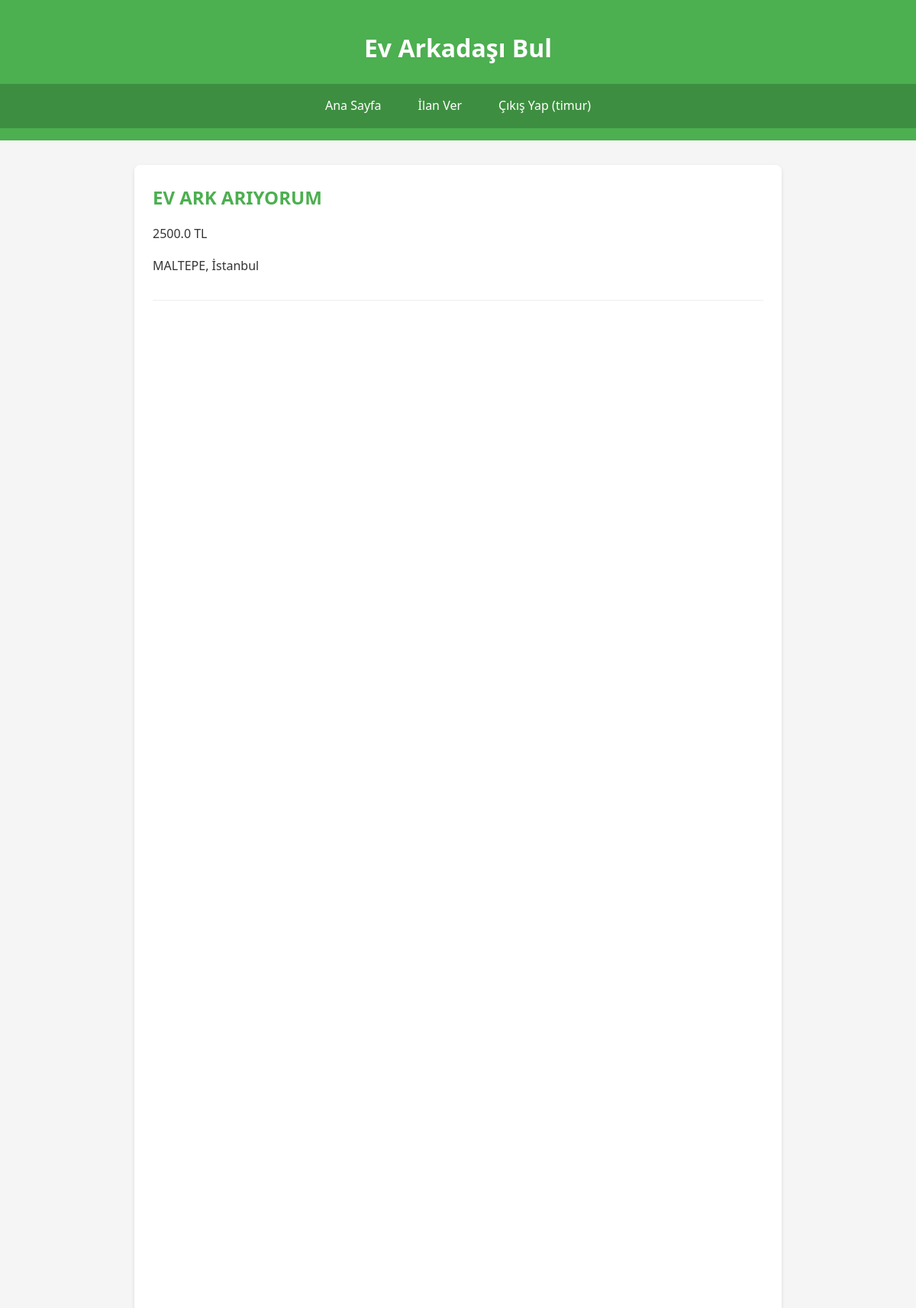
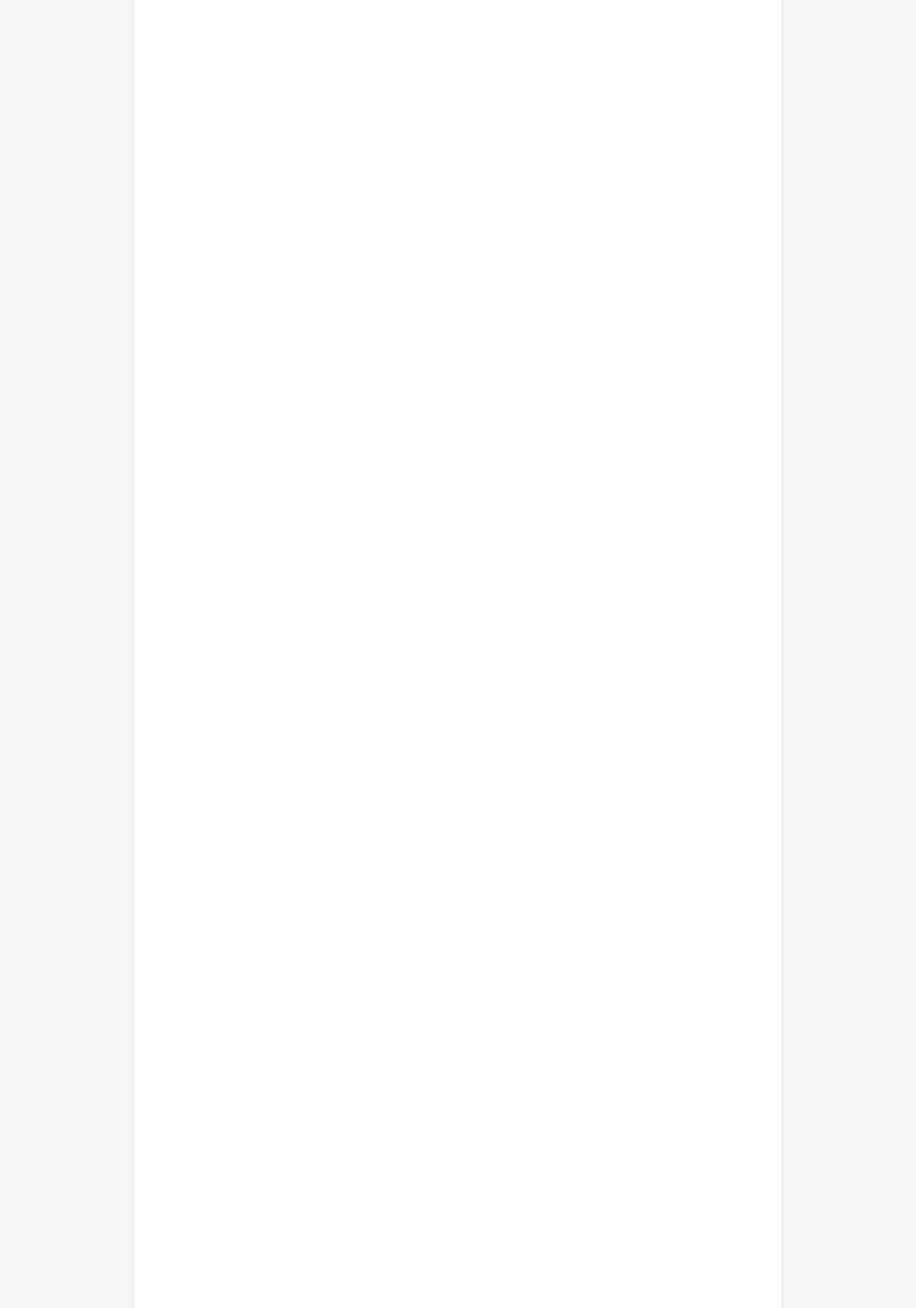
The page /ilan/1 (signed in, upper part) on the database its author committed (2 pictures, top to bottom).
### tables this page shows
CREATE TABLE users (
            id INTEGER PRIMARY KEY AUTOINCREMENT,
            username TEXT UNIQUE NOT NULL,
            password TEXT NOT NULL,
            email TEXT UNIQUE NOT NULL,
            phone TEXT,
            created_at TIMESTAMP DEFAULT CURRENT_TIMESTAMP
        );

CREATE TABLE ilanlar (
            id INTEGER PRIMARY KEY AUTOINCREMENT,
            baslik TEXT NOT NULL,
            aciklama TEXT NOT NULL,
            fiyat REAL NOT NULL,
            konum TEXT NOT NULL,
            cinsiyet TEXT NOT NULL,
            oda_sayisi TEXT NOT NULL,
            sigara BOOLEAN DEFAULT 0,
            alkol BOOLEAN DEFAULT 0,
            evcil_hayvan BOOLEAN DEFAULT 0,
            resimler TEXT,
            tarih TIMESTAMP DEFAULT CURRENT_TIMESTAMP,
            user_id INTEGER,
            FOREIGN KEY(user_id) REFERENCES users(id)
        );

### app.py (the view)
@app.route('/ilan/<int:ilan_id>')
def ilan_detay(ilan_id):
    db = get_db()
    ilan = db.get_ilan(ilan_id)
    if not ilan:
        flash('İlan bulunamadı!', 'error')
        return redirect(url_for('index'))
    return render_template('ilan_detay.html', ilan=ilan)

### app.py (called while the page is built)
def get_db():
    if 'db' not in g:
        g.db = Database(app.config['DATABASE'])
    return g.db

@app.context_processor
def utility_processor():
    def file_exists(path):
        return os.path.exists(path)
    return dict(file_exists=file_exists)

### database.py (called while the page is built)
    def get_ilan(self, ilan_id):
        try:
            cursor = self.conn.cursor()
            cursor.execute('''
                SELECT i.*, u.username, u.email, u.phone
                FROM ilanlar i
                LEFT JOIN users u ON i.user_id = u.id
                WHERE i.id = ?
            ''', (ilan_id,))
            row = cursor.fetchone()
            return dict(row) if row else None
        except sqlite3.Error as e:
            print("İlan detay hatası:", e)
            return None

    def close(self):
        if hasattr(self, 'conn') and self.conn:
            self.conn.close()

    def __del__(self):
        self.close()

### templates/ilan_detay.html (shortened to what this page needs)
{% extends "base.html" %}
{% block content %}
<section class="ilan-detay">
    <div class="ilan-baslik">
        <h2>{{ ilan.baslik }}</h2>
        <p class="fiyat">{{ ilan.fiyat }} TL</p>
        <p class="konum">{{ ilan.konum }}</p>
    </div>
    <div class="ilan-galeri">
        {% if ilan.resimler %}
            {% for resim in ilan.resimler %}
                <div class="galeri-resim" style="background-image: url('{{ url_for('static', filename='uploads/' + resim) }}')"></div>
            {% endfor %}
        {% else %}
            <div class="galeri-resim no-image"></div>
        {% endif %}
    </div>
</section>
{% endblock %}

### templates/base.html (shortened to what this page needs)
<!DOCTYPE html>
<html lang="tr">
<head>
    <link rel="stylesheet" href="{{ url_for('static', filename='css/style.css') }}">
</head>
<body>
    <header>
        <h1>Ev Arkadaşı Bul</h1>
        <nav>
            <a href="{{ url_for('index') }}">Ana Sayfa</a>
            {% if 'user_id' in session %}
                <a href="{{ url_for('ilan_ver') }}">İlan Ver</a>
                <a href="{{ url_for('logout') }}">Çıkış Yap ({{ session['username'] }})</a>
            {% else %}
                <a href="{{ url_for('login') }}">Giriş Yap</a>
            {% endif %}
        </nav>
    </header>
    <main>
        {% block content %}{% endblock %}
    </main>
</body>
</html>

### static/css/style.css (style rules this page uses)
body { font-family: 'Segoe UI', Tahoma, Geneva, Verdana, sans-serif; line-height: 1.6; margin: 0; padding: 0; color: #333; background-color: #f5f5f5; }
header { background-color: #4CAF50; color: white; padding: 1rem 0; text-align: center; }
nav { display: flex; justify-content: center; gap: 1rem; padding: 0.5rem 0; background-color: #3e8e41; }
nav a { color: white; text-decoration: none; padding: 0.5rem 1rem; border-radius: 4px; transition: background-color 0.3s; }
main { padding: 2rem; max-width: 1200px; margin: 0 auto; }
.ilan-detay { background-color: white; padding: 1.5rem; border-radius: 8px; box-shadow: 0 2px 5px rgba(0,0,0,0.1); max-width: 800px; margin: 0 auto; }
.ilan-baslik { margin-bottom: 1.5rem; border-bottom: 1px solid #eee; padding-bottom: 1rem; }
.ilan-baslik h2 { margin: 0 0 0.5rem 0; color: #4CAF50; }
.ilan-galeri { display: grid; grid-template-columns: repeat(auto-fill, minmax(300px, 1fr)); gap: 1rem; margin-bottom: 1.5rem; }
.galeri-resim { height: 200px; background-size: cover; background-position: center; border-radius: 4px; }

### rows shown on the page
users: username "timur"
ilanlar: baslik "EV ARK ARIYORUM", fiyat "2500.0", konum "MALTEPE, İstanbul"
